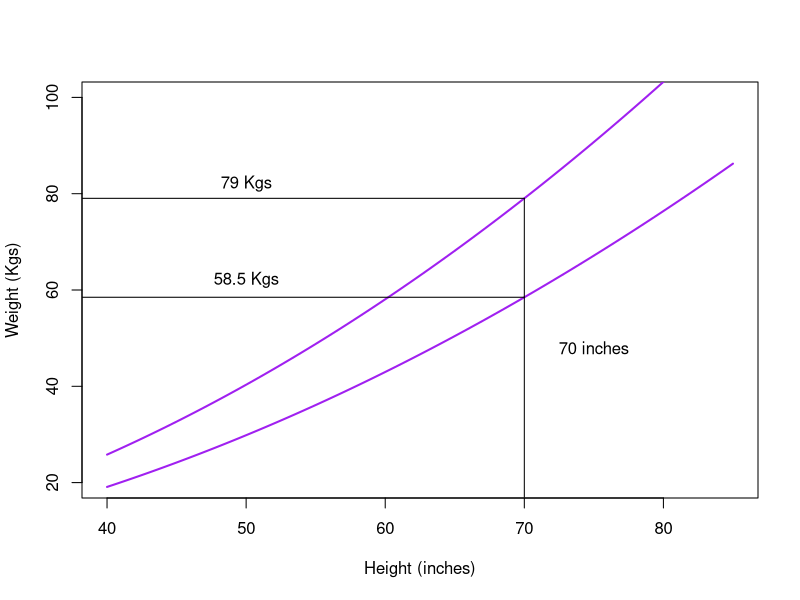

Generate this figure with R:
## ---- chunk 1
x=seq(40,85,.1)
y=21.75*x^2/1549.84786
plot(x,y,type="n",xlab="Height (inches)",
     ylab="Weight (Kgs)",ylim=c(20,100))
curve(18.5*x^2/1549.84786,from=40,to=85,add=T,col="purple", lwd = 2)
curve(25*x^2/1549.84786,from=40,to=85,add=T,col="purple", lwd = 2)
segments(70,17,70,25*70^2/1549.84786)
segments(37,18.5*70^2/1549.84786,70,18.5*70^2/1549.84786)
segments(37,25*70^2/1549.84786,70,25*70^2/1549.84786)
text(50,82,"79 Kgs")
text(50,62,"58.5 Kgs")
text(75,48,"70 inches")
#abline(v=70,col="green")
